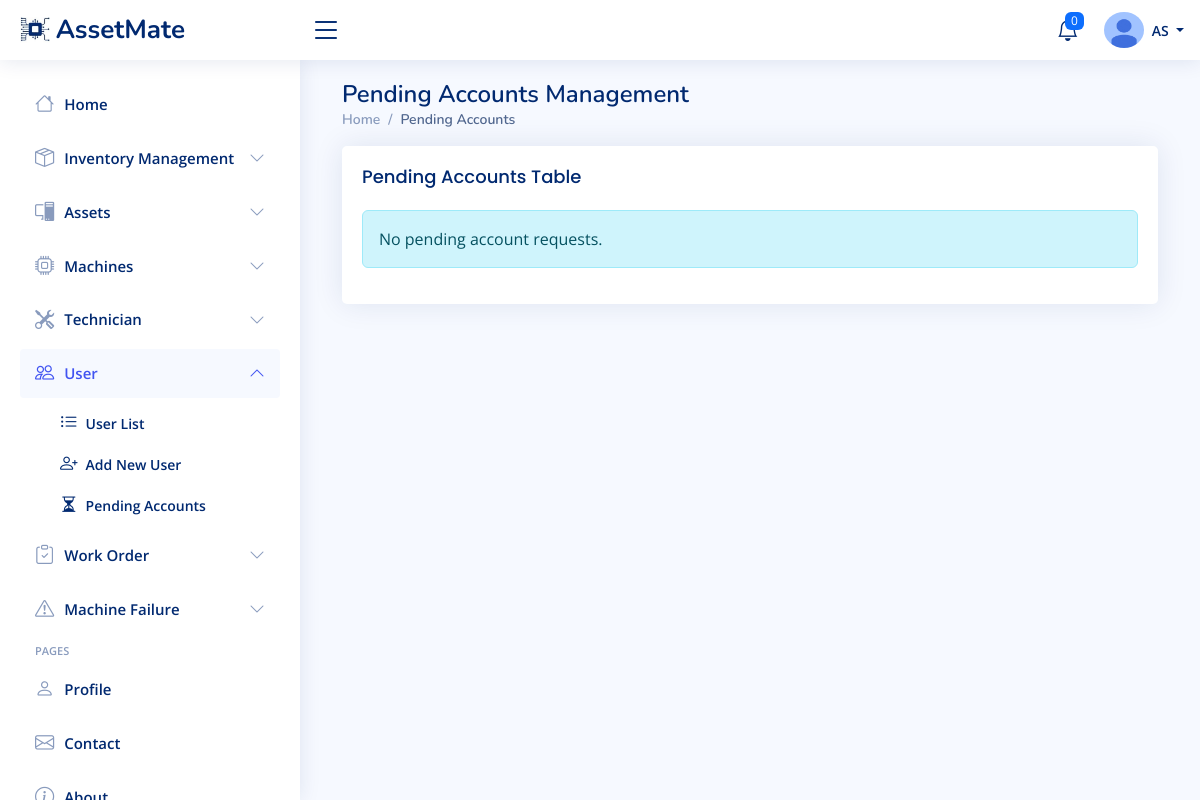
/pending-accounts-list/ (signed in), run on an earlier commit of the app's database.
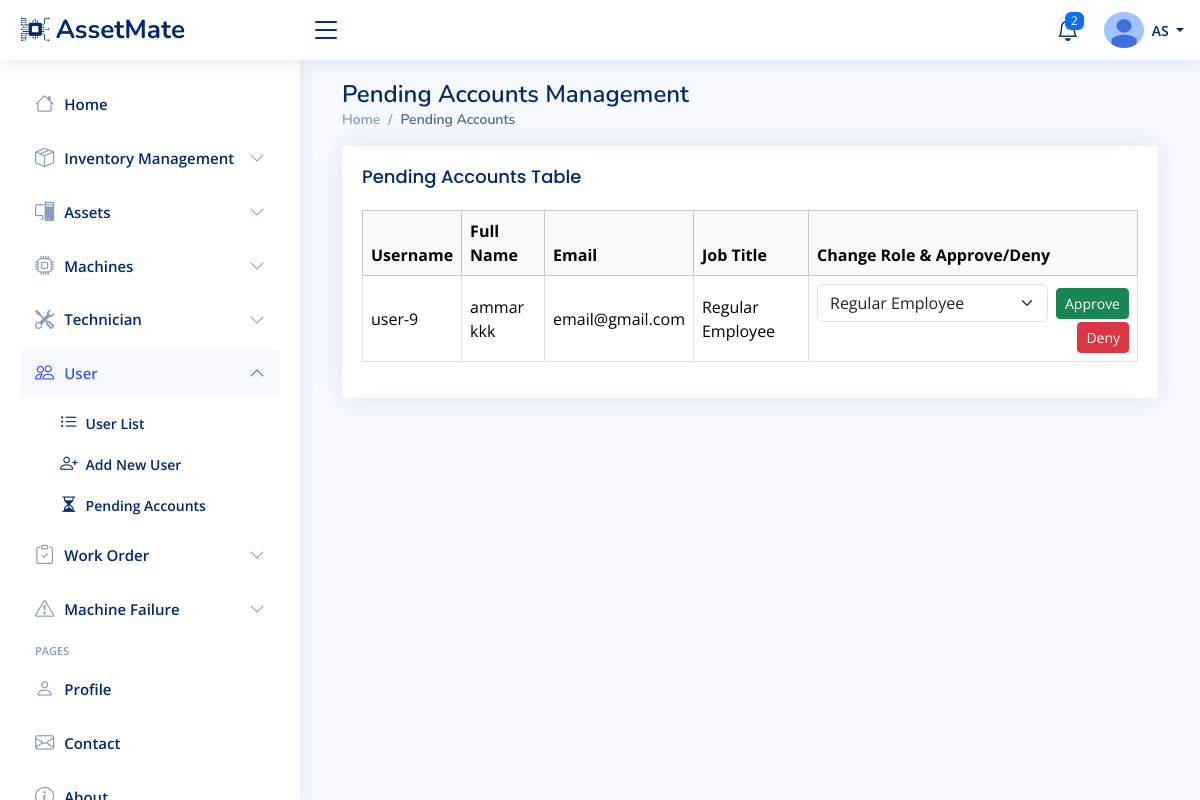
And on a later commit of the database.
### Base/models.py (models this page shows, shortened)
class User(AbstractUser):
    ROLE_CHOICES = [
        ('pending', 'Pending Approval'),
        ('inventory_manager', 'Inventory Manager'),
        ('maintenance_manager', 'Maintenance Manager'),
        ('system_admin', 'System Admin'),
        ('maintenance_technician', 'Maintenance Technician'),
        ('regular_employee', 'Regular Employee'),
    ]
    JOB_TITLE_CHOICES = [
        ('inventory_manager', 'Inventory Manager'),
        ('maintenance_manager', 'Maintenance Manager'),
        ('maintenance_technician', 'Maintenance Technician'),
        ('regular_employee', 'Regular Employee'),
    ]
    role = models.CharField(max_length=50, choices=ROLE_CHOICES, default='pending')
    job_title = models.CharField(max_length=50,null=True, choices=JOB_TITLE_CHOICES, verbose_name='Job Title')
    last_activity = models.DateTimeField(null=True, blank=True)
    image = models.ImageField(upload_to='profile_pics/', default='profile_pics/default.jpg')

### Base/views.py (the view, shortened to what this page needs)
# urls.py: path('pending-accounts-list/', views.pending_accounts_list, name='pending-accounts-list'),
@user_passes_test(is_system_admin)
def pending_accounts_list(request):
    pending_users = User.objects.filter(role='pending')
    forms_list = [(user, UserForm(instance=user)) for user in pending_users]
    return render(request, 'NiceAdmin/pending_accounts_list.html', {'forms_list': forms_list})

### Base/context_processors.py (called while the page is built)
def notifications_processor(request):
    if request.user.is_authenticated:
        notifications = request.user.notifications.filter(is_read=False).order_by('-created_at')[:20]
    else:
        notifications = []
    return {'notifications': notifications}

### Base/views.py (called while the page is built)
def is_system_admin(user):
    return user.is_authenticated and user.role == 'system_admin'

### templates/NiceAdmin/pending_accounts_list.html (shortened to what this page needs)
{% extends 'NiceAdmin/index.html' %}
{% load static %}
{% block content %}
<div class="container">
  <div class="pagetitle">
    <h1>Pending Accounts Management</h1>
    <nav>
        <ol class="breadcrumb">
            <li class="breadcrumb-item"><a href="{% url 'indexPage' %}">Home</a></li>
            <li class="breadcrumb-item active">Pending Accounts</li>
        </ol>
    </nav>
  </div>
  <section class="section">
    <div class="row">
      <div class="col-lg-12">
        <div class="card">
          <div class="card-body">
            <h1 class="card-title">Pending Accounts Table</h1>
            {% if forms_list %}
            <div class="table-responsive">
                <table class="table table-bordered table-hover align-middle">
                    <thead class="table-light">
                  <tr>
                    <th>Username</th>
                    <th>Full Name</th>
                    <th>Email</th>
                    <th>Job Title</th>
                    <th>Change Role & Approve/Deny</th>
                  </tr>
                </thead>
                <tbody>
                  {% for user, form in forms_list %}
                  <tr>
                    <td>{{ user.username }}</td>
                    <td>{{ user.first_name }} {{ user.last_name }}</td>
                    <td>{{ user.email }}</td>
                    <td>{{ user.get_job_title_display }}</td>
                    <td>
                        <form method="post" style="display:inline;">
                            <div class="d-flex align-items-center">
                              <select name="role" class="form-select" style="width:auto;">
                                {% for key, value in form.role.field.choices %}
                                  <option value="{{ key }}" {% if key == user.job_title %}selected{% endif %}>{{ value }}</option>
                                {% endfor %}
                              </select>
                              <button type="submit" class="btn btn-success btn-sm ms-2">Approve</button>
                            </div>
                        </form>
                        <div class="text-end">
                        <form method="POST" action="{% url 'user-deny-account' user.id %}" style="display:inline;">
                            <button type="submit" class="btn btn-danger btn-sm ms-2" onclick="return confirm('Are you sure you want to deny and delete {{user.username}}?')">Deny</button>
                        </form></div>
                    </td>
                  </tr>
                  {% endfor %}
                </tbody>
              </table>
            </div>
            {% else %}
              <div class="alert alert-info">No pending account requests.</div>
            {% endif %}
          </div>
        </div>
      </div>
    </div>
  </section>
</div>
{% endblock %}

### templates/NiceAdmin/index.html (shortened to what this page needs)
{% load static %}
<!DOCTYPE html>
<html lang="en">
<head>
  <link href='{% static "assets/vendor/bootstrap/css/bootstrap.min.css" %}' rel="stylesheet">
  <link href='{% static "assets/vendor/bootstrap-icons/bootstrap-icons.css" %}' rel="stylesheet">
  <link href='{% static "assets/vendor/boxicons/css/boxicons.min.css" %}' rel="stylesheet">
  <link href='{% static "assets/vendor/quill/quill.snow.css" %}' rel="stylesheet">
  <link href='{% static "assets/vendor/quill/quill.bubble.css" %}' rel="stylesheet">
  <link href='{% static "assets/vendor/remixicon/remixicon.css" %}' rel="stylesheet">
  <link href="{% static 'assets/css/style.css' %}" rel="stylesheet">
</head>
<body>
  <header id="header" class="header fixed-top d-flex align-items-center">
    <div class="d-flex align-items-center justify-content-between">
      <a class="logo d-flex align-items-center">
        <img src="{% static 'assets/img/logo.jpg' %}" alt="Logo">
        <span class="d-none d-lg-block">AssetMate</span>
      </a>
      <i class="bi bi-list toggle-sidebar-btn"></i>
    </div><nav class="header-nav ms-auto">
      <ul class="d-flex align-items-center">
          <li class="nav-item dropdown">
        <a class="nav-link nav-icon" href="#" data-bs-toggle="dropdown">
          <i class="bi bi-bell"></i>
          {% if notifications.count > 20  %}
          <span class="badge bg-primary badge-number">20+</span>
          {% else %}
          <span class="badge bg-primary badge-number">{{ notifications.count }}</span>
          {% endif %}
        </a>
      </li>
          <li class="nav-item dropdown pe-3">
          <a class="nav-link nav-profile d-flex align-items-center pe-0" href="#" data-bs-toggle="dropdown">
            <img src="{{ user.image.url }}" alt="Profile Picture" width="40" class="rounded-circle" >
            <span class="d-none d-md-block dropdown-toggle ps-2">    {{ user.first_name|slice:":1"|upper }}{{ user.last_name|slice:":1"|upper }}
            </span>
          </a></li></ul>
    </nav>
  </header>
    <aside id="sidebar" class="sidebar">
  <ul class="sidebar-nav" id="sidebar-nav">
    {% if request.user.role == 'system_admin' %}
    <li class="nav-item">
      <a class="nav-link collapsed"  href="{% url 'system-admin-dashboard' %}">
        <i class="bi bi-house" style="font-size: 1.2rem;"></i>
        <span>Home</span>
      </a>
    </li>
    <li class="nav-item">
      <a class="nav-link collapsed" data-bs-target="#inventory-nav" data-bs-toggle="collapse" href="#">
        <i class="bi bi-box-seam" style="font-size: 1.2rem;"></i>
        <span>Inventory Management</span>
        <i class="bi bi-chevron-down ms-auto"></i>
      </a>
    </li>
    <li class="nav-item">
      <a class="nav-link collapsed" data-bs-target="#assets-nav" data-bs-toggle="collapse" href="#">
        <i class="bi bi-pc-display" style="font-size: 1.2rem";></i>
        <span>Assets</span>
        <i class="bi bi-chevron-down ms-auto"></i>
      </a>
    </li>
      <li class="nav-item">
      <a class="nav-link collapsed" data-bs-target="#machines-nav" data-bs-toggle="collapse" href="#">
        <i class="bi bi-cpu" style="font-size: 1.2rem";></i>
        <span>Machines</span>
        <i class="bi bi-chevron-down ms-auto"></i>
      </a>
    </li>
    <li class="nav-item">
      <a class="nav-link collapsed" data-bs-target="#technician-nav" data-bs-toggle="collapse" href="#">
        <i class="bi bi-tools" style="font-size: 1.2rem";></i>
        <span>Technician</span>
        <i class="bi bi-chevron-down ms-auto"></i>
      </a>
    </li>
    <li class="nav-item">
      <a class="nav-link collapsed" data-bs-target="#user-nav" data-bs-toggle="collapse" href="#">
        <i class="bi bi-people" style="font-size: 1.2rem";></i>
        <span>User</span>
        <i class="bi bi-chevron-down ms-auto"></i>
      </a>
      <ul id="user-nav" class="nav-content collapse" data-bs-parent="#sidebar-nav">
        <li>
          <a href="{% url 'user-list' %}">
            <i class="bi bi-list-ul" style="font-size: 1.1rem";></i>
            <span>User List</span>
          </a>
        </li>
        <li>
          <a href="{% url 'user-create' %}">
            <i class="bi bi-person-plus" style="font-size: 1.1rem";></i>
            <span>Add New User</span>
          </a>
        </li>
        <li>
          <a href="{% url 'pending-accounts-list' %}">
            <i class="bi bi-hourglass-split" style="font-size: 1.1rem;"></i>
            <span>Pending Accounts</span>
          </a>
        </li>
      </ul>
    </li>
    <li class="nav-item">
      <a class="nav-link collapsed" data-bs-target="#workorder-nav" data-bs-toggle="collapse" href="#">
        <i class="bi bi-clipboard-check" style="font-size: 1.2rem";></i>
        <span>Work Order</span>
        <i class="bi bi-chevron-down ms-auto"></i>
      </a>
    </li>
    <li class="nav-item">
      <a class="nav-link collapsed" data-bs-target="#machine-failure-nav" data-bs-toggle="collapse" href="#">
        <i class="bi bi-exclamation-triangle " style="font-size: 1.2rem;"></i>
        <span>Machine Failure</span>
        <i class="bi bi-chevron-down ms-auto"></i>
      </a>
    </li>
{% endif %}
    <li class="nav-heading">Pages</li>
    <li class="nav-item">
      <a class="nav-link collapsed" href="{% url 'profile_page' %}">
        <i class="bi bi-person" style="font-size: 1.2rem";></i>
        <span>Profile</span>
      </a>
    </li>
    <li class="nav-item">
      <a class="nav-link collapsed" href="{% url 'contact' %}">
        <i class="bi bi-envelope" style="font-size: 1.2rem;"></i>
        <span>Contact</span>
      </a>
    </li>
    <li class="nav-item">
      <a class="nav-link collapsed" href="{% url 'about' %}">
        <i class="bi bi-info-circle" style="font-size: 1.2rem;"></i>
        <span>About</span>
      </a>
    </li>
  </ul>
</aside>
  <main id="main" class="main">
    {% block content %}
    {% endblock %}
  </main>
</body>
</html>

### static/assets/css/style.css (style rules this page uses)
:root { scroll-behavior: smooth; }
body { font-family: "Open Sans", sans-serif; background: #f6f9ff; color: #444444; }
a { color: #4154f1; text-decoration: none; }
h1, h2, h3, h4, h5, h6 { font-family: "Nunito", sans-serif; }
#main { margin-top: 60px; padding: 20px 30px; transition: all 0.3s; }
.pagetitle { margin-bottom: 10px; }
.pagetitle h1 { font-size: 24px; margin-bottom: 0; font-weight: 600; color: #012970; }
.card { margin-bottom: 30px; border: none; border-radius: 5px; box-shadow: 0px 0 30px rgba(1, 41, 112, 0.1); }
.card-title { padding: 20px 0 15px 0; font-size: 18px; font-weight: 500; color: #012970; font-family: "Poppins", sans-serif; }
.card-body { padding: 0 20px 20px 20px; }
.breadcrumb { font-size: 14px; font-family: "Nunito", sans-serif; color: #899bbd; font-weight: 600; }
.breadcrumb a { color: #899bbd; transition: 0.3s; }
.breadcrumb .breadcrumb-item::before { color: #899bbd; }
.breadcrumb .active { color: #51678f; font-weight: 600; }
.logo { line-height: 1; }
@media (min-width: 1200px) { .logo { width: 280px; } }
.logo img { max-height: 26px; margin-right: 6px; }
.logo span { font-size: 26px; font-weight: 700; color: #012970; font-family: "Nunito", sans-serif; }
.header { transition: all 0.5s; z-index: 997; height: 60px; box-shadow: 0px 2px 20px rgba(1, 41, 112, 0.1); background-color: #fff; padding-left: 20px; }
.header .toggle-sidebar-btn { font-size: 32px; padding-left: 10px; cursor: pointer; color: #012970; }
.header-nav ul { list-style: none; }
.header-nav>ul { margin: 0; padding: 0; }
.header-nav .nav-icon { font-size: 22px; color: #012970; margin-right: 25px; position: relative; }
.header-nav .nav-profile { color: #012970; }
.header-nav .nav-profile img { max-height: 36px; }
.header-nav .nav-profile span { font-size: 14px; font-weight: 600; }
.header-nav .badge-number { position: absolute; inset: -2px -5px auto auto; font-weight: normal; font-size: 12px; padding: 3px 6px; }
.sidebar { position: fixed; top: 60px; left: 0; bottom: 0; width: 300px; z-index: 996; transition: all 0.3s; padding: 20px; overflow-y: auto; scrollbar-width: thin; scrollbar-color: #aab7cf transparent; box-shadow: 0px 0px 20px rgba(1, 41, 112, 0.1); background-color: #fff; }
@media (min-width: 1200px) { #main, #footer { margin-left: 300px; } }
.sidebar-nav { padding: 0; margin: 0; list-style: none; }
.sidebar-nav li { padding: 0; margin: 0; list-style: none; }
.sidebar-nav .nav-item { margin-bottom: 5px; }
.sidebar-nav .nav-heading { font-size: 11px; text-transform: uppercase; color: #899bbd; font-weight: 600; margin: 10px 0 5px 15px; }
.sidebar-nav .nav-link { display: flex; align-items: center; font-size: 15px; font-weight: 600; color: #4154f1; transition: 0.3; background: #f6f9ff; padding: 10px 15px; border-radius: 4px; }
.sidebar-nav .nav-link i { font-size: 16px; margin-right: 10px; color: #4154f1; }
.sidebar-nav .nav-link.collapsed { color: #012970; background: #fff; }
.sidebar-nav .nav-link.collapsed i { color: #899bbd; }
.sidebar-nav .nav-link .bi-chevron-down { margin-right: 0; transition: transform 0.2s ease-in-out; }
.sidebar-nav .nav-link:not(.collapsed) .bi-chevron-down { transform: rotate(180deg); }
.sidebar-nav .nav-content { padding: 5px 0 0 0; margin: 0; list-style: none; }
.sidebar-nav .nav-content a { display: flex; align-items: center; font-size: 14px; font-weight: 600; color: #012970; transition: 0.3; padding: 10px 0 10px 40px; transition: 0.3s; }
.sidebar-nav .nav-content a i { font-size: 6px; margin-right: 8px; line-height: 0; border-radius: 50%; }

What changed in the data, as far as the page shows it:
added User: username "user-9", first_name "ammar", last_name "kkk", email "email@gmail.com", job_title "Regular Employee", role "Regular Employee"
Also different on the page:
{{ notifications.count }}: "0" → "2"
text no longer shown: "No pending account requests."
text now shown: "Username Full Name Email Job Title Change Role & Approve/Deny"
